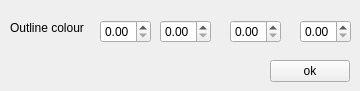
     <widget class="QWidget" name="tab_9">
      <attribute name="title">
       <string>Toon</string>
      </attribute>
      <widget class="QLabel" name="label_53">
       <property name="geometry">
        <rect>
         <x>10</x>
         <y>20</y>
         <width>91</width>
         <height>16</height>
        </rect>
       </property>
       <property name="text">
        <string>Outline colour</string>
       </property>
      </widget>
      <widget class="QDoubleSpinBox" name="ShaderToonOutline0">
       <property name="geometry">
        <rect>
         <x>100</x>
         <y>20</y>
         <width>51</width>
         <height>23</height>
        </rect>
       </property>
      </widget>
      <widget class="QDoubleSpinBox" name="ShaderToonOutline3">
       <property name="geometry">
        <rect>
         <x>300</x>
         <y>20</y>
         <width>51</width>
         <height>23</height>
        </rect>
       </property>
      </widget>
      <widget class="QDoubleSpinBox" name="ShaderToonOutline2">
       <property name="geometry">
        <rect>
         <x>230</x>
         <y>20</y>
         <width>51</width>
         <height>23</height>
        </rect>
       </property>
      </widget>
      <widget class="QDoubleSpinBox" name="ShaderToonOutline1">
       <property name="geometry">
        <rect>
         <x>160</x>
         <y>20</y>
         <width>51</width>
         <height>23</height>
        </rect>
       </property>
      </widget>
      <widget class="QPushButton" name="ShaderToonButtonOk">
       <property name="geometry">
        <rect>
         <x>270</x>
         <y>60</y>
         <width>80</width>
         <height>22</height>
        </rect>
       </property>
       <property name="text">
        <string>ok</string>
       </property>
      </widget>
     </widget>
